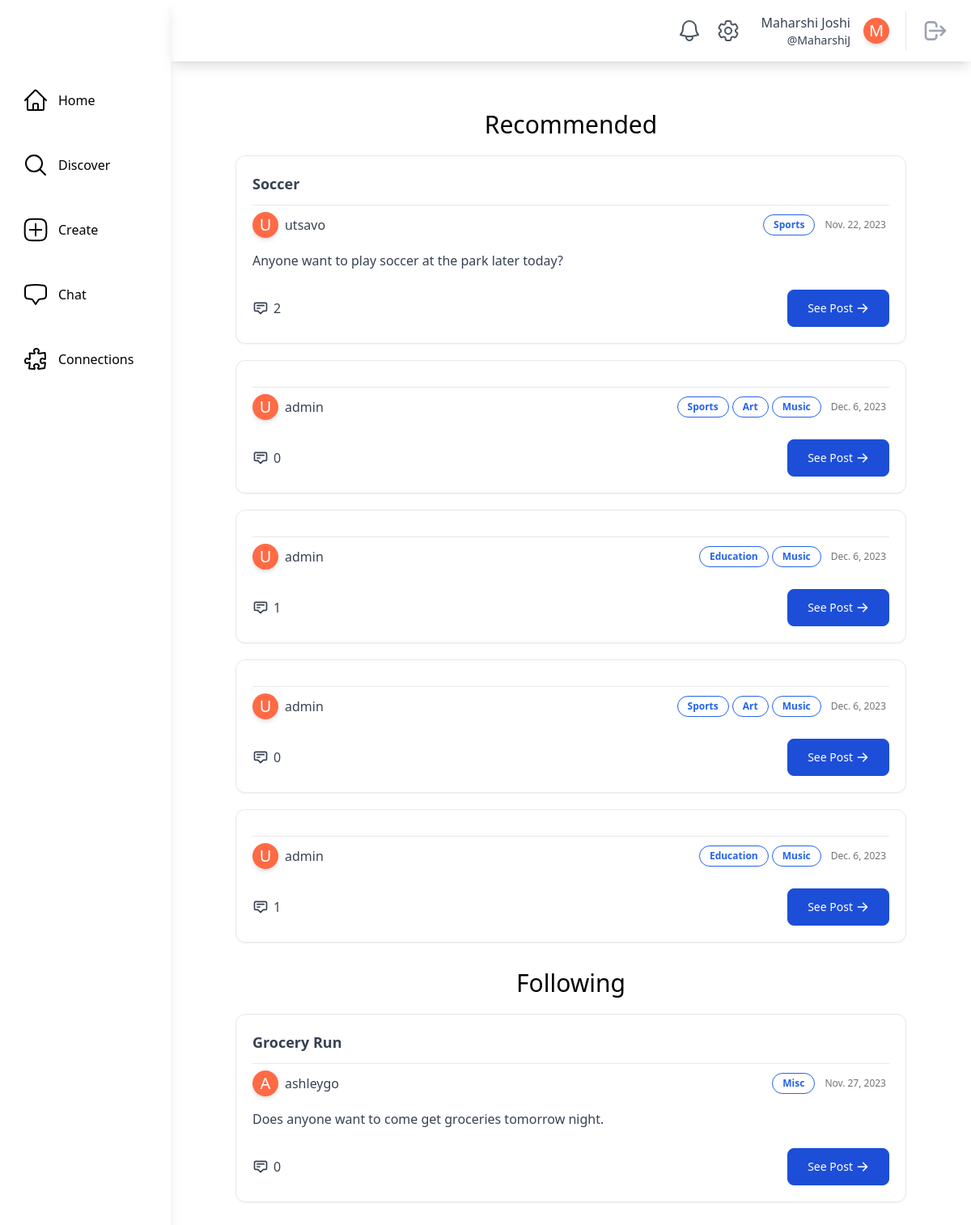
Page /home/ (signed in) on the earlier database version.
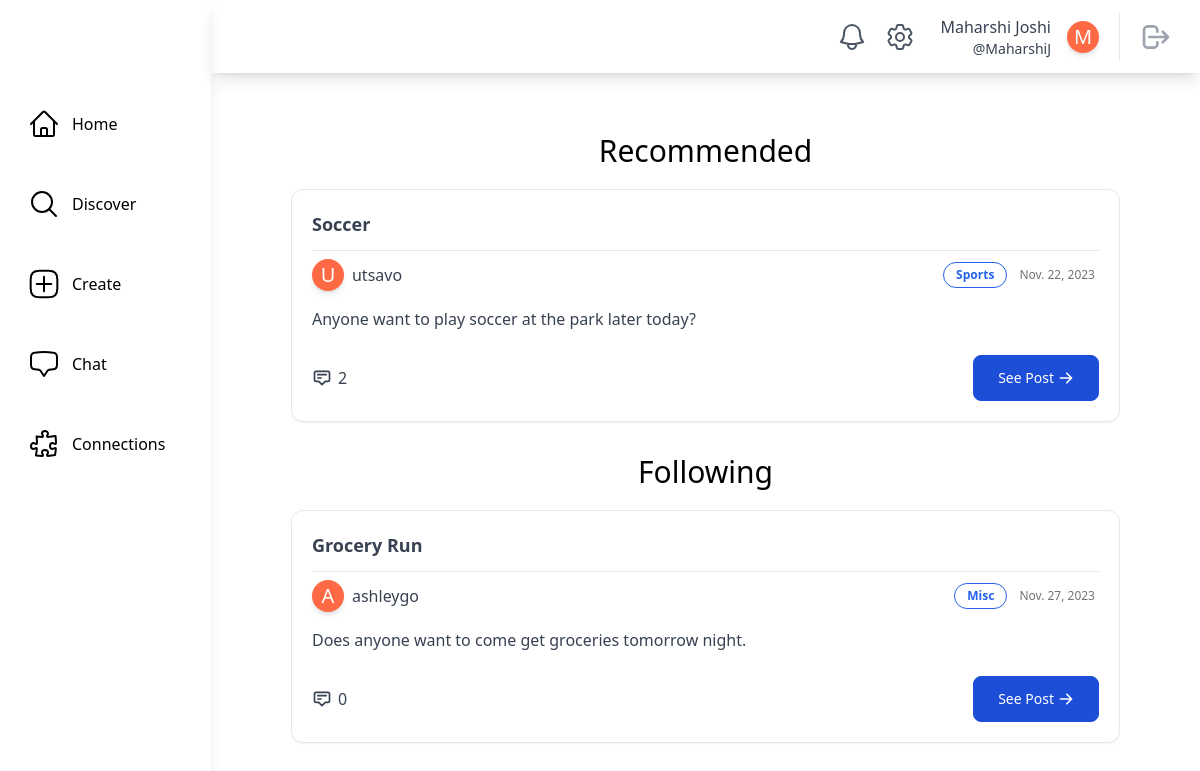
Same page on the later database version.
### posts/models.py (models this page shows, shortened)
class ActivityPost(models.Model):
    class PostStatus(models.IntegerChoices):
        DRAFT = 1, _("Draft")
        ACTIVE = 2, _("Active")
        ARCHIVED = 3, _("Archived")
    class Meta:
        db_table = "activity_posts"
        verbose_name_plural = "Activity Posts"
    poster = models.ForeignKey(settings.AUTH_USER_MODEL, on_delete=models.CASCADE)
    timestamp = models.DateTimeField(auto_now_add=True)
    title = models.CharField(max_length=255)
    description = models.TextField(max_length=1023)
    status = models.IntegerField(default=PostStatus.DRAFT, choices=PostStatus.choices)
    tags = models.ManyToManyField(InterestTag)

### main/models.py (models this page shows, shortened)
class SocialUser(AbstractUser):
    class Pronouns(models.IntegerChoices):
        SHE = 1, _("She/Her")
        HE = 2, _("He/Him")
        THEY = 3, _("They/Them")
        OTHER = 4, _("Other/Prefer Not To Say")
    username = models.CharField(max_length=30, unique=True)
    email = models.EmailField(unique=True, default="@nyu.edu")
    full_name = models.CharField(max_length=50, default="")
    pronouns = models.IntegerField(default=Pronouns.OTHER, choices=Pronouns.choices)
    date_of_birth = models.DateField(null=True, validators=[validate_age])
    major = models.CharField(max_length=100, default="undeclared")
    tags = models.ManyToManyField(InterestTag, related_name="tags")
    profile_picture = models.ImageField(
        upload_to="profile_pics/", null=True, blank=True
    )
    timestamp = models.DateTimeField("timestamp", default=timezone.now)  # joined

class InterestTag(models.Model):
    name = models.CharField(max_length=50, unique=True)
    class Meta:
        db_table = "interest_tags"
        verbose_name_plural = "Interest Tags"
    def __str__(self):
        return self.name

### main/views.py (the view)
# urls.py: path("home/", views.HomePageView.as_view(), name="home"),
@method_decorator(login_required, name="dispatch")
class HomePageView(LoginRequiredMixin, generic.ListView):
    model = ActivityPost
    template_name = "main/home.html"
    def get_context_data(self, **kwargs):
        context = super().get_context_data(**kwargs)
        interests_posts = ActivityPost.objects.filter(
            tags__in=self.request.user.tags.all(),
            status=ActivityPost.PostStatus.ACTIVE,
        )
        blocked_users = Block.get_blocked_users(self.request.user)
        blocking_users = Block.get_blocking_users(self.request.user)
        context["interests_posts"] = interests_posts.exclude(
            poster__in=blocked_users
        ).exclude(poster__in=blocking_users)
        user_connections = Connection.get_active_connections(self.request.user)
        connected_users = [
            connection.receiver
            if connection.receiver != self.request.user
            else connection.requester
            for connection in user_connections
        ]
        context["connection_posts"] = ActivityPost.objects.filter(
            poster__in=connected_users,
            status=ActivityPost.PostStatus.ACTIVE,
        )
        return context

### main/models.py (called while the page is built)
    @classmethod
    def count_unread_notifications(cls, user):
        return (
            cls.objects.filter(models.Q(recipient_user=user, is_read=False))
            .all()
            .order_by("-timestamp")
            .count()
        )

    @classmethod
    def get_active_connections(cls, user):
        return cls.objects.filter(
            (models.Q(requester=user) | models.Q(receiver=user))
            & models.Q(status=Connection.ConnectionStatus.CONNECTED)
        ).all()

    @classmethod
    def get_blocked_users(cls, user):
        return user.blocked_users.all().order_by("timestamp").values("blocked_user")

    @classmethod
    def get_blocking_users(cls, user):
        return user.blocking_users.all().values("blocker")

### theme/templatetags/theme_customfilters.py (called while the page is built)
@register.filter
def count_unread_notifications(user):
    return Notification.count_unread_notifications(user)

### main/templates/main/home.html (shortened to what this page needs)
{% extends "base.html" %}
{% block content %}
    <div class="m-20 mt-5 overflow-auto">
        <div class="justify-center">
            <div class="container mx-auto mt-10 mb-10 overflow-scroll">
                <div class="text-3xl mb-5 text-center">Recommended</div>
                    {% if interests_posts %}
                        {% for post in interests_posts %}
                            {% if post.poster != user %}
                                <div class="mb-5 w-full">{% include "posts/post_card.html" with post=post %}</div>
                            {% endif %}
                        {% endfor %}
                    {% else %}
                        <p class="text-center text-gray-500">No recommended posts. Try adding some interests in your profile!</p>
                    {% endif %}
                <div class="text-3xl mb-5 text-center">Following</div>
                <div class="mt-5">
                    {% if connection_posts %}
                        {% for post in connection_posts %}
                            {% if post.poster != user %}
                                <div class="mb-5">{% include "posts/post_card.html" with post=post %}</div>
                            {% endif %}
                        {% endfor %}
                    {% else %}
                        <p class="text-center text-gray-500">No posts from your connections. Try making more connections!</p>
                    {% endif %}
                </div>
            </div>
        </div>
    </div>
{% endblock content %}

### posts/templates/posts/post_card.html
<div class="rounded-xl border p-5 shadow-sm bg-white">
    <div class="text-lg font-bold text-gray-700 border-b pb-3">{{ post.title|capfirst }}</div>
    <div class="flex flex-wrap w-full items-center justify-between">
        <a href="{% url 'main:profile_page' post.poster.username %}"
           class="flex items-center hover:bg-gray-100 rounded hover:text-gray-600 focus:bg-gray-100 focus:text-gray-600 mt-2">
           <div class="rounded-full h-8 w-8 bg-[#ff6a45] flex items-center justify-center shadow-md border-white transition duration-200 transform hover:scale-110">
              {% if post.poster.profile_picture %}
                 {% comment %} Profile Picture with same shape {% endcomment %}
              {% else %}
                 <span class="text-white text-xl">{{ post.poster.full_name|first|capfirst }}</span>
              {% endif %}
           </div>
           <div class="flex items-center ml-2">
              <div class="text-md font-regular text-gray-700">{{ post.poster.username }}</div>
           </div>
        </a>
        <div class="flex flex-wrap justify-self-end items-center">
            <div class="flex items-center justify-items-start mr-2 mt-2">
                {% for tag in post.tags.all %}
                    <button class="mr-1 rounded-2xl border border-blue-600 text-blue-600 bg-white px-3 py-1 text-xs font-semibold">{{ tag }}</button>
                {% endfor %}
            </div>
            <div class="text-xs text-neutral-500 text-right mr-1 mt-2">{{ post.timestamp.date }}</div>
        </div>
    </div>
    <div class="mt-4 mb-6">
        <div class="text-gray-700">{{ post.description }}</div>
    </div>
    <div class="w-full flex flex-row justify-between">
        <div class="flex items-center transition text-gray-700 hover:text-gray-700">
            <svg xmlns="http://www.w3.org/2000/svg"
                 class="mr-1.5 h-5 w-5"
                 fill="none"
                 viewBox="0 0 24 24"
                 stroke="currentColor"
                 stroke-width="2">
                <path stroke-linecap="round" stroke-linejoin="round" d="M7 8h10M7 12h4m1 8l-4-4H5a2 2 0 01-2-2V6a2 2 0 012-2h14a2 2 0 012 2v8a2 2 0 01-2 2h-3l-4 4z" />
            </svg>
            <span>{{ post.comments.count }}</span>
        </div>
        <a href="{% url 'posts:post_details' poster=post.poster pk=post.id %}"
           class="inline-flex items-center justify-center px-6 py-3 mb-2 text-sm text-white bg-blue-700 rounded-lg border border-blue-700 hover:bg-blue-800 focus:ring-4 focus:outline-none focus:ring-blue-300 sm:w-auto sm:mb-0"
           data-primary="green-400"
           data-rounded="rounded-2xl"
           data-primary-reset="{}">
            See Post
            <svg class="w-4 h-4 ml-1"
                 xmlns="http://www.w3.org/2000/svg"
                 viewBox="0 0 20 20"
                 fill="currentColor">
                <path fill-rule="evenodd" d="M10.293 3.293a1 1 0 011.414 0l6 6a1 1 0 010 1.414l-6 6a1 1 0 01-1.414-1.414L14.586 11H3a1 1 0 110-2h11.586l-4.293-4.293a1 1 0 010-1.414z" clip-rule="evenodd">
                </path>
            </svg>
        </a>
    </div>
</div>

Differences in the rows shown:
removed ActivityPost: poster.full_name|first "U", poster.username "admin", timestamp "Dec. 6, 2023", comments.count "0", InterestTag (name "Sports")
no longer on this page (row unchanged): InterestTag: name "Art"
no longer on this page (row unchanged): InterestTag: name "Music"
no longer on this page (row edited): ActivityPost: poster.full_name|first "U", poster.username "admin", timestamp "Dec. 6, 2023", comments.count "1"
no longer on this page (row unchanged): InterestTag: name "Education"
